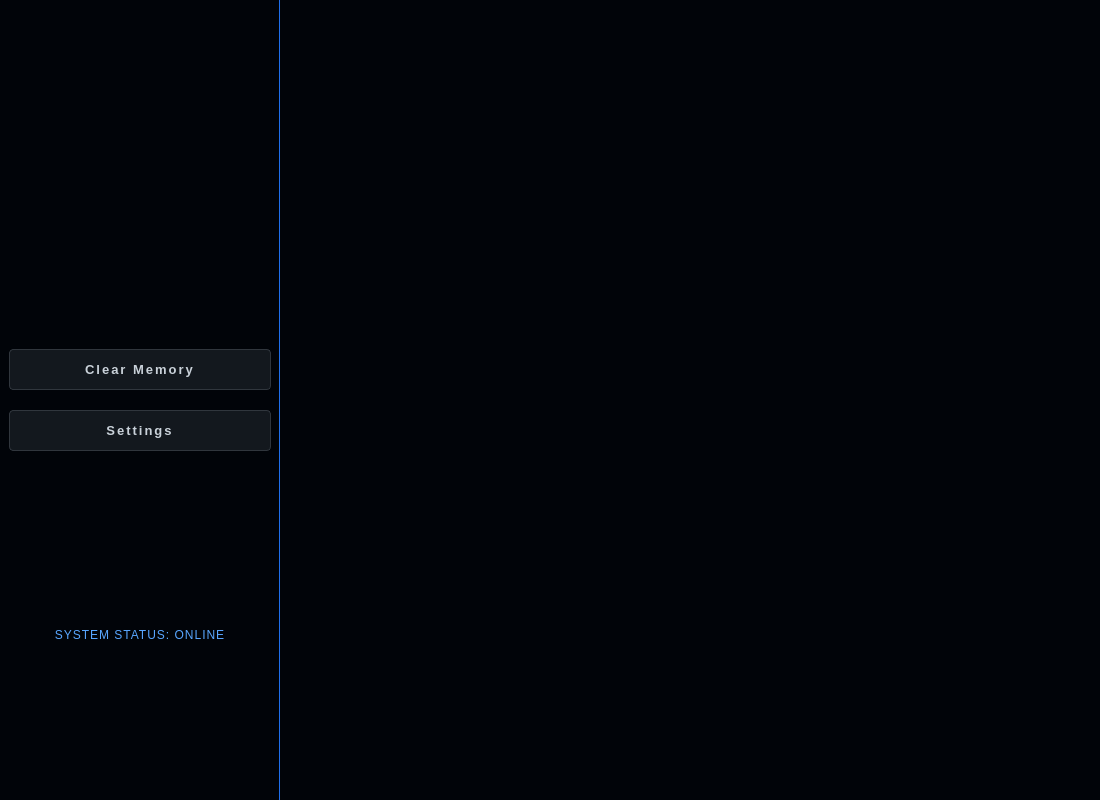
<?xml version="1.0" encoding="UTF-8"?>
<ui version="4.0">
 <class>MainWindow</class>
 <widget class="QMainWindow" name="MainWindow">
  <property name="geometry">
   <rect>
    <x>0</x>
    <y>0</y>
    <width>1100</width>
    <height>800</height>
   </rect>
  </property>
  <property name="windowTitle">
   <string>JARVIS CORE</string>
  </property>
  <property name="styleSheet">
   <string notr="true">QMainWindow { background-color: #010409; }</string>
  </property>
  <widget class="QWidget" name="centralWidget">
   <layout class="QHBoxLayout" name="horizontalLayout">
    <property name="spacing">
     <number>0</number>
    </property>
    <property name="leftMargin">
     <number>0</number>
    </property>
    <property name="topMargin">
     <number>0</number>
    </property>
    <property name="rightMargin">
     <number>0</number>
    </property>
    <property name="bottomMargin">
     <number>0</number>
    </property>
    <item>
     <widget class="QFrame" name="sidePanel">
      <property name="minimumSize">
       <size>
        <width>280</width>
        <height>0</height>
       </size>
      </property>
      <property name="maximumSize">
       <size>
        <width>280</width>
        <height>16777215</height>
       </size>
      </property>
      <property name="styleSheet">
       <string notr="true">QFrame#sidePanel {
    background-color: #010409;
    border-right: 1px solid #1f6feb;
}
QPushButton {
    background-color: rgba(33, 38, 45, 150);
    color: #c9d1d9;
    border: 1px solid #30363d;
    border-radius: 4px;
    padding: 12px;
    font-size: 13px;
    text-transform: uppercase;
    letter-spacing: 2px;
    font-weight: bold;
}
QPushButton:hover {
    border-color: #58a6ff;
    background-color: rgba(88, 166, 255, 30);
    color: white;
}
QLabel {
    color: #58a6ff;
    font-family: 'Segoe UI Semibold';
    letter-spacing: 1px;
}</string>
      </property>
      <layout class="QVBoxLayout" name="sideLayout">
       <property name="spacing">
        <number>20</number>
       </property>
       <item>
        <widget class="QFrame" name="brainContainer">
         <property name="minimumSize">
          <size>
           <width>250</width>
           <height>250</height>
          </size>
         </property>
        </widget>
       </item>
       <item>
        <spacer name="spacer1">
         <property name="orientation">
          <set>Qt::Vertical</set>
         </property>
        </spacer>
       </item>
       <item>
        <widget class="QPushButton" name="btn_clear">
         <property name="text">
          <string>Clear Memory</string>
         </property>
        </widget>
       </item>
       <item>
        <widget class="QPushButton" name="btn_settings">
         <property name="text">
          <string>Settings</string>
         </property>
        </widget>
       </item>
       <item>
        <spacer name="spacer2">
         <property name="orientation">
          <set>Qt::Vertical</set>
         </property>
        </spacer>
       </item>
       <item>
        <widget class="QLabel" name="label_status">
         <property name="text">
          <string>SYSTEM STATUS: ONLINE</string>
         </property>
         <property name="alignment">
          <set>Qt::AlignCenter</set>
         </property>
        </widget>
       </item>
      </layout>
     </widget>
    </item>
    <item>
     <widget class="QFrame" name="mainArea">
      <property name="styleSheet">
       <string notr="true">QFrame#mainArea { background-color: #010409; }</string>
      </property>
     </widget>
    </item>
   </layout>
  </widget>
 </widget>
 <resources/>
 <connections/>
</ui>
